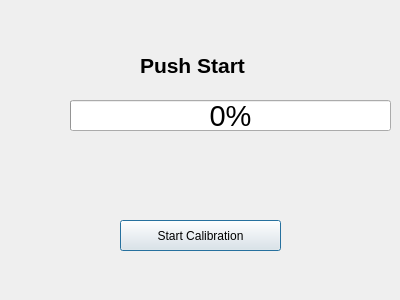
<?xml version="1.0" encoding="UTF-8"?>
<ui version="4.0">
 <class>CallibrationFrom</class>
 <widget class="QDialog" name="CallibrationFrom">
  <property name="geometry">
   <rect>
    <x>0</x>
    <y>0</y>
    <width>400</width>
    <height>300</height>
   </rect>
  </property>
  <property name="windowTitle">
   <string>Dialog</string>
  </property>
  <widget class="QPushButton" name="pushButton_starCalib">
   <property name="geometry">
    <rect>
     <x>120</x>
     <y>220</y>
     <width>161</width>
     <height>31</height>
    </rect>
   </property>
   <property name="text">
    <string>Start Calibration</string>
   </property>
  </widget>
  <widget class="QProgressBar" name="progressBar_calib">
   <property name="geometry">
    <rect>
     <x>70</x>
     <y>100</y>
     <width>321</width>
     <height>31</height>
    </rect>
   </property>
   <property name="font">
    <font>
     <pointsize>22</pointsize>
    </font>
   </property>
   <property name="value">
    <number>0</number>
   </property>
  </widget>
  <widget class="QLabel" name="label">
   <property name="geometry">
    <rect>
     <x>140</x>
     <y>40</y>
     <width>261</width>
     <height>51</height>
    </rect>
   </property>
   <property name="font">
    <font>
     <pointsize>16</pointsize>
     <weight>75</weight>
     <bold>true</bold>
    </font>
   </property>
   <property name="lineWidth">
    <number>10</number>
   </property>
   <property name="text">
    <string>Push Start</string>
   </property>
  </widget>
 </widget>
 <resources/>
 <connections/>
</ui>
